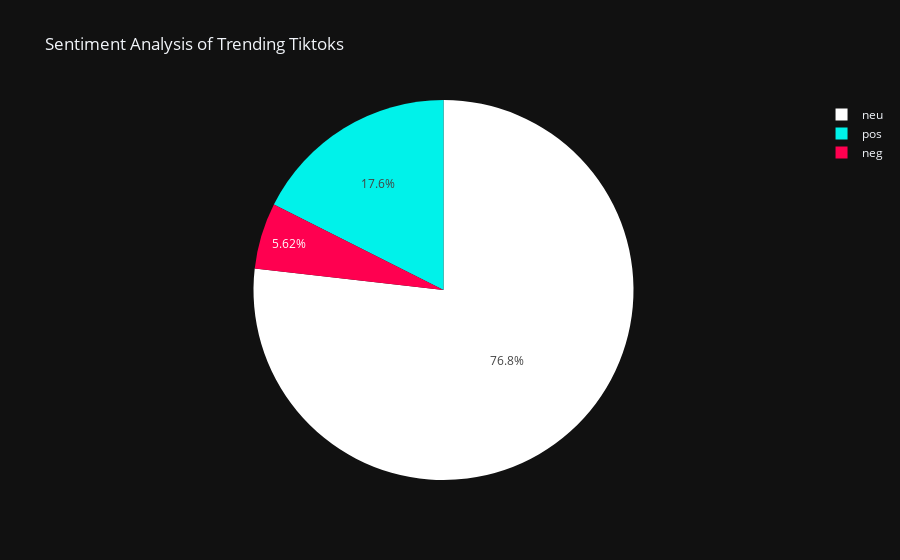

Source (notebook cell):
### Code cell
import matplotlib.pyplot as plt

def make_piechart(tiktoks):
    tiktoks = clean_tiktok_df(tiktoks)
    dict_data = sent_scores(tiktoks).copy()
    dict_data.pop('compound')
    df_data = pd.DataFrame([{'sentiment': x, 'score': y} for x,y in dict_data.items()])
    fig = px.pie(df_data, names='sentiment', values='score', title='Sentiment Analysis of Trending Tiktoks', template = 'plotly_dark', color_discrete_sequence = ['rgb(255,255,255)', 'rgb(0,242,234)', 'rgb(255,0,80)'])
    return fig
    
fig = make_piechart(tiktoks)
fig.show()

### Figure 1 — Plotly figure (JSON) as saved in the notebook; plotly's stock layout.template omitted (floating-point values rounded to 4 significant figures)
{"data": [{"domain": {"x": [0, 1], "y": [0, 1]}, "hovertemplate": "sentiment=%{label}<br>score=%{value}<extra></extra>", "labels": ["neg", "neu", "pos"], "legendgroup": "", "name": "", "showlegend": true, "type": "pie", "values": [0.05623, 0.7681, 0.1756]}], "layout": {"autosize": true, "legend": {"tracegroupgap": 0}, "piecolorway": ["rgb(255,255,255)", "rgb(0,242,234)", "rgb(255,0,80)"], "title": {"text": "Sentiment Analysis of Trending Tiktoks"}}}
